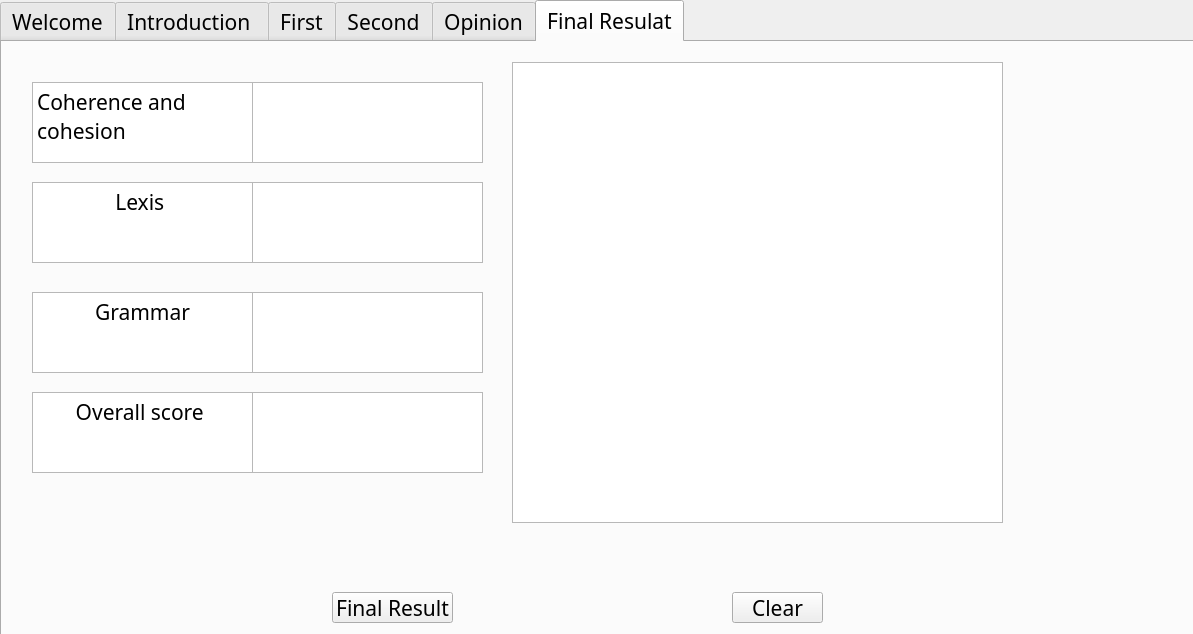
<?xml version="1.0" encoding="UTF-8"?>
<ui version="4.0">
 <class>Frame</class>
 <widget class="QFrame" name="Frame">
  <property name="geometry">
   <rect>
    <x>0</x>
    <y>0</y>
    <width>1193</width>
    <height>634</height>
   </rect>
  </property>
  <property name="windowTitle">
   <string>Frame</string>
  </property>
  <widget class="QTabWidget" name="clear_Intro">
   <property name="geometry">
    <rect>
     <x>0</x>
     <y>0</y>
     <width>1451</width>
     <height>771</height>
    </rect>
   </property>
   <property name="font">
    <font>
     <family>Mongolian Baiti</family>
     <pointsize>16</pointsize>
     <italic>false</italic>
    </font>
   </property>
   <property name="currentIndex">
    <number>5</number>
   </property>
   <widget class="QWidget" name="tab_6">
    <attribute name="title">
     <string>Welcome</string>
    </attribute>
   </widget>
   <widget class="QWidget" name="tab">
    <attribute name="title">
     <string>Introduction </string>
    </attribute>
    <widget class="QTextEdit" name="intro_textEdit">
     <property name="geometry">
      <rect>
       <x>50</x>
       <y>240</y>
       <width>911</width>
       <height>121</height>
      </rect>
     </property>
    </widget>
    <widget class="QTextBrowser" name="textBrowser">
     <property name="geometry">
      <rect>
       <x>290</x>
       <y>30</y>
       <width>401</width>
       <height>51</height>
      </rect>
     </property>
     <property name="font">
      <font>
       <family>Magneto</family>
       <pointsize>20</pointsize>
       <weight>75</weight>
       <bold>true</bold>
      </font>
     </property>
     <property name="html">
      <string>&lt;!DOCTYPE HTML PUBLIC &quot;-//W3C//DTD HTML 4.0//EN&quot; &quot;http://www.w3.org/TR/REC-html40/strict.dtd&quot;&gt;
&lt;html&gt;&lt;head&gt;&lt;meta name=&quot;qrichtext&quot; content=&quot;1&quot; /&gt;&lt;style type=&quot;text/css&quot;&gt;
p, li { white-space: pre-wrap; }
&lt;/style&gt;&lt;/head&gt;&lt;body style=&quot; font-family:'Magneto'; font-size:20pt; font-weight:600; font-style:normal;&quot;&gt;
&lt;p align=&quot;center&quot; style=&quot; margin-top:0px; margin-bottom:0px; margin-left:0px; margin-right:0px; -qt-block-indent:0; text-indent:0px;&quot;&gt;&lt;span style=&quot; font-family:'MS Shell Dlg 2'; font-weight:400; font-style:italic; color:#0000ff;&quot;&gt;Enter Intronduction Paragraph&lt;/span&gt;&lt;/p&gt;&lt;/body&gt;&lt;/html&gt;</string>
     </property>
    </widget>
    <widget class="QTextBrowser" name="textBrowser_2">
     <property name="geometry">
      <rect>
       <x>10</x>
       <y>430</y>
       <width>161</width>
       <height>41</height>
      </rect>
     </property>
     <property name="html">
      <string>&lt;!DOCTYPE HTML PUBLIC &quot;-//W3C//DTD HTML 4.0//EN&quot; &quot;http://www.w3.org/TR/REC-html40/strict.dtd&quot;&gt;
&lt;html&gt;&lt;head&gt;&lt;meta name=&quot;qrichtext&quot; content=&quot;1&quot; /&gt;&lt;style type=&quot;text/css&quot;&gt;
p, li { white-space: pre-wrap; }
&lt;/style&gt;&lt;/head&gt;&lt;body style=&quot; font-family:'Mongolian Baiti'; font-size:16pt; font-weight:400; font-style:normal;&quot;&gt;
&lt;p align=&quot;center&quot; style=&quot; margin-top:0px; margin-bottom:0px; margin-left:0px; margin-right:0px; -qt-block-indent:0; text-indent:0px;&quot;&gt;Grammer Score :&lt;/p&gt;&lt;/body&gt;&lt;/html&gt;</string>
     </property>
    </widget>
    <widget class="QLabel" name="intro_grammer_lable">
     <property name="geometry">
      <rect>
       <x>200</x>
       <y>430</y>
       <width>171</width>
       <height>41</height>
      </rect>
     </property>
     <property name="text">
      <string>Score</string>
     </property>
     <property name="alignment">
      <set>Qt::AlignCenter</set>
     </property>
    </widget>
    <widget class="QTextBrowser" name="textBrowser_3">
     <property name="geometry">
      <rect>
       <x>500</x>
       <y>430</y>
       <width>161</width>
       <height>41</height>
      </rect>
     </property>
     <property name="html">
      <string>&lt;!DOCTYPE HTML PUBLIC &quot;-//W3C//DTD HTML 4.0//EN&quot; &quot;http://www.w3.org/TR/REC-html40/strict.dtd&quot;&gt;
&lt;html&gt;&lt;head&gt;&lt;meta name=&quot;qrichtext&quot; content=&quot;1&quot; /&gt;&lt;style type=&quot;text/css&quot;&gt;
p, li { white-space: pre-wrap; }
&lt;/style&gt;&lt;/head&gt;&lt;body style=&quot; font-family:'Mongolian Baiti'; font-size:16pt; font-weight:400; font-style:normal;&quot;&gt;
&lt;p align=&quot;center&quot; style=&quot; margin-top:0px; margin-bottom:0px; margin-left:0px; margin-right:0px; -qt-block-indent:0; text-indent:0px;&quot;&gt;Lexis Score :&lt;/p&gt;&lt;/body&gt;&lt;/html&gt;</string>
     </property>
    </widget>
    <widget class="QLabel" name="intro_lexis_lable">
     <property name="geometry">
      <rect>
       <x>680</x>
       <y>430</y>
       <width>211</width>
       <height>41</height>
      </rect>
     </property>
     <property name="text">
      <string>Score</string>
     </property>
     <property name="alignment">
      <set>Qt::AlignCenter</set>
     </property>
    </widget>
    <widget class="QPushButton" name="intro_correct_button">
     <property name="geometry">
      <rect>
       <x>380</x>
       <y>520</y>
       <width>131</width>
       <height>41</height>
      </rect>
     </property>
     <property name="autoFillBackground">
      <bool>false</bool>
     </property>
     <property name="text">
      <string>Correct</string>
     </property>
    </widget>
    <widget class="QTextEdit" name="Quest_textEdit">
     <property name="geometry">
      <rect>
       <x>110</x>
       <y>130</y>
       <width>761</width>
       <height>61</height>
      </rect>
     </property>
    </widget>
   </widget>
   <widget class="QWidget" name="tab_3">
    <attribute name="title">
     <string>First</string>
    </attribute>
    <widget class="QTextEdit" name="first_textEdit">
     <property name="geometry">
      <rect>
       <x>60</x>
       <y>110</y>
       <width>891</width>
       <height>201</height>
      </rect>
     </property>
    </widget>
    <widget class="QTextBrowser" name="textBrowser_4">
     <property name="geometry">
      <rect>
       <x>590</x>
       <y>360</y>
       <width>161</width>
       <height>41</height>
      </rect>
     </property>
     <property name="html">
      <string>&lt;!DOCTYPE HTML PUBLIC &quot;-//W3C//DTD HTML 4.0//EN&quot; &quot;http://www.w3.org/TR/REC-html40/strict.dtd&quot;&gt;
&lt;html&gt;&lt;head&gt;&lt;meta name=&quot;qrichtext&quot; content=&quot;1&quot; /&gt;&lt;style type=&quot;text/css&quot;&gt;
p, li { white-space: pre-wrap; }
&lt;/style&gt;&lt;/head&gt;&lt;body style=&quot; font-family:'Mongolian Baiti'; font-size:16pt; font-weight:400; font-style:normal;&quot;&gt;
&lt;p align=&quot;center&quot; style=&quot; margin-top:0px; margin-bottom:0px; margin-left:0px; margin-right:0px; -qt-block-indent:0; text-indent:0px;&quot;&gt;Lexis Score :&lt;/p&gt;&lt;/body&gt;&lt;/html&gt;</string>
     </property>
    </widget>
    <widget class="QLabel" name="first_lexis_lable">
     <property name="geometry">
      <rect>
       <x>790</x>
       <y>360</y>
       <width>171</width>
       <height>41</height>
      </rect>
     </property>
     <property name="text">
      <string>Score</string>
     </property>
     <property name="alignment">
      <set>Qt::AlignCenter</set>
     </property>
    </widget>
    <widget class="QLabel" name="first_grammer_lable">
     <property name="geometry">
      <rect>
       <x>280</x>
       <y>360</y>
       <width>171</width>
       <height>41</height>
      </rect>
     </property>
     <property name="text">
      <string>Score</string>
     </property>
     <property name="alignment">
      <set>Qt::AlignCenter</set>
     </property>
    </widget>
    <widget class="QTextBrowser" name="textBrowser_5">
     <property name="geometry">
      <rect>
       <x>280</x>
       <y>30</y>
       <width>421</width>
       <height>51</height>
      </rect>
     </property>
     <property name="font">
      <font>
       <family>Magneto</family>
       <pointsize>20</pointsize>
       <weight>75</weight>
       <bold>true</bold>
      </font>
     </property>
     <property name="html">
      <string>&lt;!DOCTYPE HTML PUBLIC &quot;-//W3C//DTD HTML 4.0//EN&quot; &quot;http://www.w3.org/TR/REC-html40/strict.dtd&quot;&gt;
&lt;html&gt;&lt;head&gt;&lt;meta name=&quot;qrichtext&quot; content=&quot;1&quot; /&gt;&lt;style type=&quot;text/css&quot;&gt;
p, li { white-space: pre-wrap; }
&lt;/style&gt;&lt;/head&gt;&lt;body style=&quot; font-family:'Magneto'; font-size:20pt; font-weight:600; font-style:normal;&quot;&gt;
&lt;p align=&quot;center&quot; style=&quot; margin-top:0px; margin-bottom:0px; margin-left:0px; margin-right:0px; -qt-block-indent:0; text-indent:0px;&quot;&gt;&lt;span style=&quot; font-family:'MS Shell Dlg 2'; font-weight:400; font-style:italic; color:#0000ff;&quot;&gt;Enter First Paragraph&lt;/span&gt;&lt;/p&gt;&lt;/body&gt;&lt;/html&gt;</string>
     </property>
    </widget>
    <widget class="QTextBrowser" name="textBrowser_6">
     <property name="geometry">
      <rect>
       <x>90</x>
       <y>360</y>
       <width>161</width>
       <height>41</height>
      </rect>
     </property>
     <property name="html">
      <string>&lt;!DOCTYPE HTML PUBLIC &quot;-//W3C//DTD HTML 4.0//EN&quot; &quot;http://www.w3.org/TR/REC-html40/strict.dtd&quot;&gt;
&lt;html&gt;&lt;head&gt;&lt;meta name=&quot;qrichtext&quot; content=&quot;1&quot; /&gt;&lt;style type=&quot;text/css&quot;&gt;
p, li { white-space: pre-wrap; }
&lt;/style&gt;&lt;/head&gt;&lt;body style=&quot; font-family:'Mongolian Baiti'; font-size:16pt; font-weight:400; font-style:normal;&quot;&gt;
&lt;p align=&quot;center&quot; style=&quot; margin-top:0px; margin-bottom:0px; margin-left:0px; margin-right:0px; -qt-block-indent:0; text-indent:0px;&quot;&gt;Grammer Score :&lt;/p&gt;&lt;/body&gt;&lt;/html&gt;</string>
     </property>
    </widget>
    <widget class="QPushButton" name="first_correct_button">
     <property name="geometry">
      <rect>
       <x>440</x>
       <y>470</y>
       <width>131</width>
       <height>41</height>
      </rect>
     </property>
     <property name="autoFillBackground">
      <bool>false</bool>
     </property>
     <property name="text">
      <string>Correct</string>
     </property>
    </widget>
   </widget>
   <widget class="QWidget" name="tab_4">
    <attribute name="title">
     <string>Second</string>
    </attribute>
    <widget class="QLabel" name="intr_lexis_lable_3">
     <property name="geometry">
      <rect>
       <x>1020</x>
       <y>530</y>
       <width>171</width>
       <height>41</height>
      </rect>
     </property>
     <property name="text">
      <string>Score</string>
     </property>
     <property name="alignment">
      <set>Qt::AlignCenter</set>
     </property>
    </widget>
    <widget class="QPushButton" name="intro_correct_button_3">
     <property name="geometry">
      <rect>
       <x>730</x>
       <y>640</y>
       <width>131</width>
       <height>41</height>
      </rect>
     </property>
     <property name="autoFillBackground">
      <bool>false</bool>
     </property>
     <property name="text">
      <string>Correct</string>
     </property>
    </widget>
    <widget class="QTextEdit" name="second_textEdit">
     <property name="geometry">
      <rect>
       <x>60</x>
       <y>110</y>
       <width>891</width>
       <height>201</height>
      </rect>
     </property>
    </widget>
    <widget class="QTextBrowser" name="textBrowser_7">
     <property name="geometry">
      <rect>
       <x>540</x>
       <y>360</y>
       <width>161</width>
       <height>41</height>
      </rect>
     </property>
     <property name="html">
      <string>&lt;!DOCTYPE HTML PUBLIC &quot;-//W3C//DTD HTML 4.0//EN&quot; &quot;http://www.w3.org/TR/REC-html40/strict.dtd&quot;&gt;
&lt;html&gt;&lt;head&gt;&lt;meta name=&quot;qrichtext&quot; content=&quot;1&quot; /&gt;&lt;style type=&quot;text/css&quot;&gt;
p, li { white-space: pre-wrap; }
&lt;/style&gt;&lt;/head&gt;&lt;body style=&quot; font-family:'Mongolian Baiti'; font-size:16pt; font-weight:400; font-style:normal;&quot;&gt;
&lt;p align=&quot;center&quot; style=&quot; margin-top:0px; margin-bottom:0px; margin-left:0px; margin-right:0px; -qt-block-indent:0; text-indent:0px;&quot;&gt;Lexis Score :&lt;/p&gt;&lt;/body&gt;&lt;/html&gt;</string>
     </property>
    </widget>
    <widget class="QLabel" name="second_lexis_lable">
     <property name="geometry">
      <rect>
       <x>720</x>
       <y>360</y>
       <width>171</width>
       <height>41</height>
      </rect>
     </property>
     <property name="text">
      <string>Score</string>
     </property>
     <property name="alignment">
      <set>Qt::AlignCenter</set>
     </property>
    </widget>
    <widget class="QLabel" name="second_grammer_lable">
     <property name="geometry">
      <rect>
       <x>260</x>
       <y>360</y>
       <width>171</width>
       <height>41</height>
      </rect>
     </property>
     <property name="text">
      <string>Score</string>
     </property>
     <property name="alignment">
      <set>Qt::AlignCenter</set>
     </property>
    </widget>
    <widget class="QTextBrowser" name="textBrowser_8">
     <property name="geometry">
      <rect>
       <x>290</x>
       <y>30</y>
       <width>401</width>
       <height>51</height>
      </rect>
     </property>
     <property name="font">
      <font>
       <family>Magneto</family>
       <pointsize>20</pointsize>
       <weight>75</weight>
       <bold>true</bold>
      </font>
     </property>
     <property name="html">
      <string>&lt;!DOCTYPE HTML PUBLIC &quot;-//W3C//DTD HTML 4.0//EN&quot; &quot;http://www.w3.org/TR/REC-html40/strict.dtd&quot;&gt;
&lt;html&gt;&lt;head&gt;&lt;meta name=&quot;qrichtext&quot; content=&quot;1&quot; /&gt;&lt;style type=&quot;text/css&quot;&gt;
p, li { white-space: pre-wrap; }
&lt;/style&gt;&lt;/head&gt;&lt;body style=&quot; font-family:'Magneto'; font-size:20pt; font-weight:600; font-style:normal;&quot;&gt;
&lt;p align=&quot;center&quot; style=&quot; margin-top:0px; margin-bottom:0px; margin-left:0px; margin-right:0px; -qt-block-indent:0; text-indent:0px;&quot;&gt;&lt;span style=&quot; font-family:'MS Shell Dlg 2'; font-weight:400; font-style:italic; color:#0000ff;&quot;&gt;Enter Second Paragraph&lt;/span&gt;&lt;/p&gt;&lt;/body&gt;&lt;/html&gt;</string>
     </property>
    </widget>
    <widget class="QTextBrowser" name="textBrowser_9">
     <property name="geometry">
      <rect>
       <x>70</x>
       <y>360</y>
       <width>161</width>
       <height>41</height>
      </rect>
     </property>
     <property name="html">
      <string>&lt;!DOCTYPE HTML PUBLIC &quot;-//W3C//DTD HTML 4.0//EN&quot; &quot;http://www.w3.org/TR/REC-html40/strict.dtd&quot;&gt;
&lt;html&gt;&lt;head&gt;&lt;meta name=&quot;qrichtext&quot; content=&quot;1&quot; /&gt;&lt;style type=&quot;text/css&quot;&gt;
p, li { white-space: pre-wrap; }
&lt;/style&gt;&lt;/head&gt;&lt;body style=&quot; font-family:'Mongolian Baiti'; font-size:16pt; font-weight:400; font-style:normal;&quot;&gt;
&lt;p align=&quot;center&quot; style=&quot; margin-top:0px; margin-bottom:0px; margin-left:0px; margin-right:0px; -qt-block-indent:0; text-indent:0px;&quot;&gt;Grammer Score :&lt;/p&gt;&lt;/body&gt;&lt;/html&gt;</string>
     </property>
    </widget>
    <widget class="QPushButton" name="second_correct_button">
     <property name="geometry">
      <rect>
       <x>390</x>
       <y>460</y>
       <width>131</width>
       <height>41</height>
      </rect>
     </property>
     <property name="autoFillBackground">
      <bool>false</bool>
     </property>
     <property name="text">
      <string>Correct</string>
     </property>
    </widget>
   </widget>
   <widget class="QWidget" name="tab_2">
    <attribute name="title">
     <string>Opinion</string>
    </attribute>
    <widget class="QTextEdit" name="opinion_textEdit">
     <property name="geometry">
      <rect>
       <x>50</x>
       <y>110</y>
       <width>891</width>
       <height>201</height>
      </rect>
     </property>
    </widget>
    <widget class="QTextBrowser" name="textBrowser_10">
     <property name="geometry">
      <rect>
       <x>530</x>
       <y>380</y>
       <width>161</width>
       <height>41</height>
      </rect>
     </property>
     <property name="html">
      <string>&lt;!DOCTYPE HTML PUBLIC &quot;-//W3C//DTD HTML 4.0//EN&quot; &quot;http://www.w3.org/TR/REC-html40/strict.dtd&quot;&gt;
&lt;html&gt;&lt;head&gt;&lt;meta name=&quot;qrichtext&quot; content=&quot;1&quot; /&gt;&lt;style type=&quot;text/css&quot;&gt;
p, li { white-space: pre-wrap; }
&lt;/style&gt;&lt;/head&gt;&lt;body style=&quot; font-family:'Mongolian Baiti'; font-size:16pt; font-weight:400; font-style:normal;&quot;&gt;
&lt;p align=&quot;center&quot; style=&quot; margin-top:0px; margin-bottom:0px; margin-left:0px; margin-right:0px; -qt-block-indent:0; text-indent:0px;&quot;&gt;Lexis Score :&lt;/p&gt;&lt;/body&gt;&lt;/html&gt;</string>
     </property>
    </widget>
    <widget class="QLabel" name="opinion_lexis_lable">
     <property name="geometry">
      <rect>
       <x>730</x>
       <y>380</y>
       <width>171</width>
       <height>41</height>
      </rect>
     </property>
     <property name="text">
      <string>Score</string>
     </property>
     <property name="alignment">
      <set>Qt::AlignCenter</set>
     </property>
    </widget>
    <widget class="QLabel" name="opinion_grammer_lable">
     <property name="geometry">
      <rect>
       <x>250</x>
       <y>380</y>
       <width>171</width>
       <height>41</height>
      </rect>
     </property>
     <property name="text">
      <string>Score</string>
     </property>
     <property name="alignment">
      <set>Qt::AlignCenter</set>
     </property>
    </widget>
    <widget class="QTextBrowser" name="textBrowser_11">
     <property name="geometry">
      <rect>
       <x>260</x>
       <y>30</y>
       <width>401</width>
       <height>51</height>
      </rect>
     </property>
     <property name="font">
      <font>
       <family>Magneto</family>
       <pointsize>20</pointsize>
       <weight>75</weight>
       <bold>true</bold>
      </font>
     </property>
     <property name="html">
      <string>&lt;!DOCTYPE HTML PUBLIC &quot;-//W3C//DTD HTML 4.0//EN&quot; &quot;http://www.w3.org/TR/REC-html40/strict.dtd&quot;&gt;
&lt;html&gt;&lt;head&gt;&lt;meta name=&quot;qrichtext&quot; content=&quot;1&quot; /&gt;&lt;style type=&quot;text/css&quot;&gt;
p, li { white-space: pre-wrap; }
&lt;/style&gt;&lt;/head&gt;&lt;body style=&quot; font-family:'Magneto'; font-size:20pt; font-weight:600; font-style:normal;&quot;&gt;
&lt;p align=&quot;center&quot; style=&quot; margin-top:0px; margin-bottom:0px; margin-left:0px; margin-right:0px; -qt-block-indent:0; text-indent:0px;&quot;&gt;&lt;span style=&quot; font-family:'MS Shell Dlg 2'; font-weight:400; font-style:italic; color:#0000ff;&quot;&gt;Enter Opinion Paragraph&lt;/span&gt;&lt;/p&gt;&lt;/body&gt;&lt;/html&gt;</string>
     </property>
    </widget>
    <widget class="QTextBrowser" name="textBrowser_12">
     <property name="geometry">
      <rect>
       <x>70</x>
       <y>380</y>
       <width>161</width>
       <height>41</height>
      </rect>
     </property>
     <property name="html">
      <string>&lt;!DOCTYPE HTML PUBLIC &quot;-//W3C//DTD HTML 4.0//EN&quot; &quot;http://www.w3.org/TR/REC-html40/strict.dtd&quot;&gt;
&lt;html&gt;&lt;head&gt;&lt;meta name=&quot;qrichtext&quot; content=&quot;1&quot; /&gt;&lt;style type=&quot;text/css&quot;&gt;
p, li { white-space: pre-wrap; }
&lt;/style&gt;&lt;/head&gt;&lt;body style=&quot; font-family:'Mongolian Baiti'; font-size:16pt; font-weight:400; font-style:normal;&quot;&gt;
&lt;p align=&quot;center&quot; style=&quot; margin-top:0px; margin-bottom:0px; margin-left:0px; margin-right:0px; -qt-block-indent:0; text-indent:0px;&quot;&gt;Grammer Score :&lt;/p&gt;&lt;/body&gt;&lt;/html&gt;</string>
     </property>
    </widget>
    <widget class="QPushButton" name="opinion_correct_button">
     <property name="geometry">
      <rect>
       <x>390</x>
       <y>470</y>
       <width>131</width>
       <height>41</height>
      </rect>
     </property>
     <property name="autoFillBackground">
      <bool>false</bool>
     </property>
     <property name="text">
      <string>Correct</string>
     </property>
    </widget>
   </widget>
   <widget class="QWidget" name="tab_5">
    <attribute name="title">
     <string>Final Resulat</string>
    </attribute>
    <widget class="QTextBrowser" name="textBrowser_Report">
     <property name="geometry">
      <rect>
       <x>510</x>
       <y>20</y>
       <width>491</width>
       <height>461</height>
      </rect>
     </property>
    </widget>
    <widget class="QPushButton" name="clear_button">
     <property name="geometry">
      <rect>
       <x>730</x>
       <y>550</y>
       <width>91</width>
       <height>31</height>
      </rect>
     </property>
     <property name="text">
      <string>Clear</string>
     </property>
    </widget>
    <widget class="QTextBrowser" name="textBrowser_14">
     <property name="geometry">
      <rect>
       <x>30</x>
       <y>40</y>
       <width>221</width>
       <height>81</height>
      </rect>
     </property>
     <property name="html">
      <string>&lt;!DOCTYPE HTML PUBLIC &quot;-//W3C//DTD HTML 4.0//EN&quot; &quot;http://www.w3.org/TR/REC-html40/strict.dtd&quot;&gt;
&lt;html&gt;&lt;head&gt;&lt;meta name=&quot;qrichtext&quot; content=&quot;1&quot; /&gt;&lt;style type=&quot;text/css&quot;&gt;
p, li { white-space: pre-wrap; }
&lt;/style&gt;&lt;/head&gt;&lt;body style=&quot; font-family:'Mongolian Baiti'; font-size:16pt; font-weight:400; font-style:normal;&quot;&gt;
&lt;p style=&quot; margin-top:0px; margin-bottom:0px; margin-left:0px; margin-right:0px; -qt-block-indent:0; text-indent:0px;&quot;&gt;Coherence and cohesion&lt;/p&gt;&lt;/body&gt;&lt;/html&gt;</string>
     </property>
    </widget>
    <widget class="QTextBrowser" name="final_Resulat_Coherence">
     <property name="geometry">
      <rect>
       <x>250</x>
       <y>40</y>
       <width>231</width>
       <height>81</height>
      </rect>
     </property>
    </widget>
    <widget class="QTextBrowser" name="textBrowser_16">
     <property name="geometry">
      <rect>
       <x>30</x>
       <y>140</y>
       <width>221</width>
       <height>81</height>
      </rect>
     </property>
     <property name="html">
      <string>&lt;!DOCTYPE HTML PUBLIC &quot;-//W3C//DTD HTML 4.0//EN&quot; &quot;http://www.w3.org/TR/REC-html40/strict.dtd&quot;&gt;
&lt;html&gt;&lt;head&gt;&lt;meta name=&quot;qrichtext&quot; content=&quot;1&quot; /&gt;&lt;style type=&quot;text/css&quot;&gt;
p, li { white-space: pre-wrap; }
&lt;/style&gt;&lt;/head&gt;&lt;body style=&quot; font-family:'Mongolian Baiti'; font-size:16pt; font-weight:400; font-style:normal;&quot;&gt;
&lt;p align=&quot;center&quot; style=&quot; margin-top:0px; margin-bottom:0px; margin-left:0px; margin-right:0px; -qt-block-indent:0; text-indent:0px;&quot;&gt;Lexis &lt;/p&gt;&lt;/body&gt;&lt;/html&gt;</string>
     </property>
    </widget>
    <widget class="QTextBrowser" name="final_Result_Lexis">
     <property name="geometry">
      <rect>
       <x>250</x>
       <y>140</y>
       <width>231</width>
       <height>81</height>
      </rect>
     </property>
    </widget>
    <widget class="QTextBrowser" name="textBrowser_18">
     <property name="geometry">
      <rect>
       <x>30</x>
       <y>250</y>
       <width>221</width>
       <height>81</height>
      </rect>
     </property>
     <property name="html">
      <string>&lt;!DOCTYPE HTML PUBLIC &quot;-//W3C//DTD HTML 4.0//EN&quot; &quot;http://www.w3.org/TR/REC-html40/strict.dtd&quot;&gt;
&lt;html&gt;&lt;head&gt;&lt;meta name=&quot;qrichtext&quot; content=&quot;1&quot; /&gt;&lt;style type=&quot;text/css&quot;&gt;
p, li { white-space: pre-wrap; }
&lt;/style&gt;&lt;/head&gt;&lt;body style=&quot; font-family:'Mongolian Baiti'; font-size:16pt; font-weight:400; font-style:normal;&quot;&gt;
&lt;p align=&quot;center&quot; style=&quot; margin-top:0px; margin-bottom:0px; margin-left:0px; margin-right:0px; -qt-block-indent:0; text-indent:0px;&quot;&gt;Grammar&lt;/p&gt;&lt;/body&gt;&lt;/html&gt;</string>
     </property>
    </widget>
    <widget class="QTextBrowser" name="final_Result_Grammer">
     <property name="geometry">
      <rect>
       <x>250</x>
       <y>250</y>
       <width>231</width>
       <height>81</height>
      </rect>
     </property>
    </widget>
    <widget class="QTextBrowser" name="textBrowser_20">
     <property name="geometry">
      <rect>
       <x>30</x>
       <y>350</y>
       <width>221</width>
       <height>81</height>
      </rect>
     </property>
     <property name="html">
      <string>&lt;!DOCTYPE HTML PUBLIC &quot;-//W3C//DTD HTML 4.0//EN&quot; &quot;http://www.w3.org/TR/REC-html40/strict.dtd&quot;&gt;
&lt;html&gt;&lt;head&gt;&lt;meta name=&quot;qrichtext&quot; content=&quot;1&quot; /&gt;&lt;style type=&quot;text/css&quot;&gt;
p, li { white-space: pre-wrap; }
&lt;/style&gt;&lt;/head&gt;&lt;body style=&quot; font-family:'Mongolian Baiti'; font-size:16pt; font-weight:400; font-style:normal;&quot;&gt;
&lt;p align=&quot;center&quot; style=&quot; margin-top:0px; margin-bottom:0px; margin-left:0px; margin-right:0px; -qt-block-indent:0; text-indent:0px;&quot;&gt;Overall score &lt;/p&gt;&lt;/body&gt;&lt;/html&gt;</string>
     </property>
    </widget>
    <widget class="QTextBrowser" name="final_Result_OverallScore">
     <property name="geometry">
      <rect>
       <x>250</x>
       <y>350</y>
       <width>231</width>
       <height>81</height>
      </rect>
     </property>
    </widget>
    <widget class="QPushButton" name="final_Result_button">
     <property name="geometry">
      <rect>
       <x>330</x>
       <y>550</y>
       <width>121</width>
       <height>31</height>
      </rect>
     </property>
     <property name="text">
      <string>Final Result</string>
     </property>
    </widget>
   </widget>
  </widget>
 </widget>
 <resources/>
 <connections/>
</ui>
